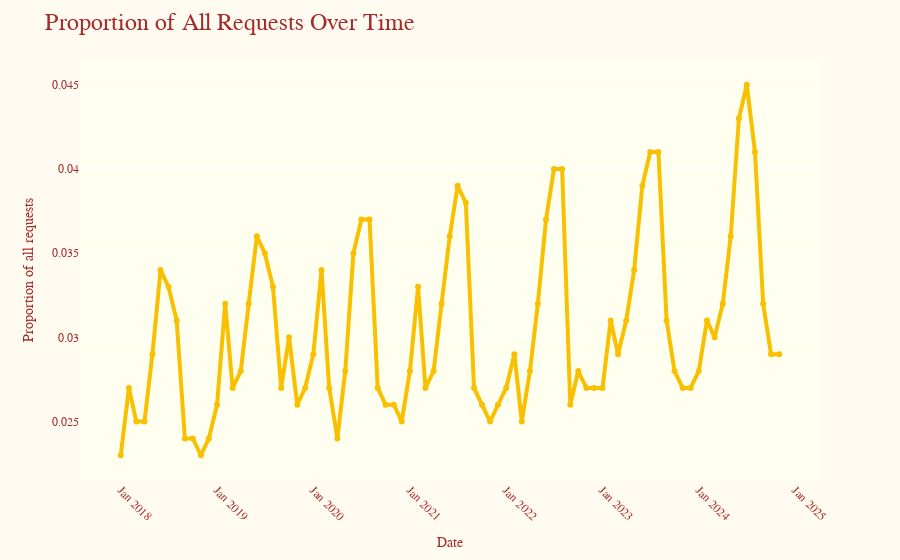

Source (notebook cell):
### Code cell
fig1 = px.line(df, 
               x='Date', 
               y='Freq', 
               markers=True, 
               template="simple_white", 
               labels={'Date': 'Date', 'Freq': 'Proportion of all requests'})

fig1.update_traces(line=dict(color='#F8C000', width=4)) 

fig1.update_layout(
    title="Proportion of All Requests Over Time",
    title_font=dict(family="serif", size=24, color="brown"),
    xaxis_title="Date",
    yaxis_title="Proportion of all requests",
    xaxis_tickformat="%b %Y",
    xaxis=dict(showgrid=False, tickangle=45), 
    yaxis=dict(showgrid=True),
    template="plotly",
    plot_bgcolor="ivory",
    paper_bgcolor="#FFFBF0", 
    font=dict(family="serif", color="brown"),
    showlegend=False
)

fig1.show()

### Figure 1 — Plotly figure (JSON) as saved in the notebook; plotly's stock layout.template omitted (floating-point values rounded to 4 significant figures)
{"data": [{"hovertemplate": "Date=%{x}<br>Proportion of all requests=%{y}<extra></extra>", "legendgroup": "", "line": {"color": "#F8C000", "dash": "solid", "width": 4}, "marker": {"symbol": "circle"}, "mode": "markers+lines", "name": "", "orientation": "v", "showlegend": false, "type": "scatter", "x": ["2018-01-01T00:00:00", "2018-02-01T00:00:00", "2018-03-01T00:00:00", "2018-04-01T00:00:00", "2018-05-01T00:00:00", "2018-06-01T00:00:00", "2018-07-01T00:00:00", "2018-08-01T00:00:00", "2018-09-01T00:00:00", "2018-10-01T00:00:00", "2018-11-01T00:00:00", "2018-12-01T00:00:00", "2019-01-01T00:00:00", "2019-02-01T00:00:00", "2019-03-01T00:00:00", "2019-04-01T00:00:00", "2019-05-01T00:00:00", "2019-06-01T00:00:00", "2019-07-01T00:00:00", "2019-08-01T00:00:00", "2019-09-01T00:00:00", "2019-10-01T00:00:00", "2019-11-01T00:00:00", "2019-12-01T00:00:00", "2020-01-01T00:00:00", "2020-02-01T00:00:00", "2020-03-01T00:00:00", "2020-04-01T00:00:00", "2020-05-01T00:00:00", "2020-06-01T00:00:00", "2020-07-01T00:00:00", "2020-08-01T00:00:00", "2020-09-01T00:00:00", "2020-10-01T00:00:00", "2020-11-01T00:00:00", "2020-12-01T00:00:00", "2021-01-01T00:00:00", "2021-02-01T00:00:00", "2021-03-01T00:00:00", "2021-04-01T00:00:00", "2021-05-01T00:00:00", "2021-06-01T00:00:00", "2021-07-01T00:00:00", "2021-08-01T00:00:00", "2021-09-01T00:00:00", "2021-10-01T00:00:00", "2021-11-01T00:00:00", "2021-12-01T00:00:00", "2022-01-01T00:00:00", "2022-02-01T00:00:00", "2022-03-01T00:00:00", "2022-04-01T00:00:00", "2022-05-01T00:00:00", "2022-06-01T00:00:00", "2022-07-01T00:00:00", "2022-08-01T00:00:00", "2022-09-01T00:00:00", "2022-10-01T00:00:00", "2022-11-01T00:00:00", "2022-12-01T00:00:00", "2023-01-01T00:00:00", "2023-02-01T00:00:00", "2023-03-01T00:00:00", "2023-04-01T00:00:00", "2023-05-01T00:00:00", "2023-06-01T00:00:00", "2023-07-01T00:00:00", "2023-08-01T00:00:00", "2023-09-01T00:00:00", "2023-10-01T00:00:00", "2023-11-01T00:00:00", "2023-12-01T00:00:00", "2024-01-01T00:00:00", "2024-02-01T00:00:00", "2024-03-01T00:00:00", "2024-04-01T00:00:00", "2024-05-01T00:00:00", "2024-06-01T00:00:00", "2024-07-01T00:00:00", "2024-08-01T00:00:00", "2024-09-01T00:00:00", "2024-10-01T00:00:00", "2024-11-01T00:00:00"], "xaxis": "x", "y": [0.023, 0.027, 0.025, 0.025, 0.029, 0.034, 0.033, 0.031, 0.024, 0.024, 0.023, 0.024, 0.026, 0.032, 0.027, 0.028, 0.032, 0.036, 0.035, 0.033, 0.027, 0.03, 0.026, 0.027, 0.029, 0.034, 0.027, 0.024, 0.028, 0.035, 0.037, 0.037, 0.027, 0.026, 0.026, 0.025, 0.028, 0.033, 0.027, 0.028, 0.032, 0.036, 0.039, 0.038, 0.027, 0.026, 0.025, 0.026, 0.027, 0.029, 0.025, 0.028, 0.032, 0.037, 0.04, 0.04, 0.026, 0.028, 0.027, 0.027, 0.027, 0.031, 0.029, 0.031, 0.034, 0.039, 0.041, 0.041, 0.031, 0.028, 0.027, 0.027, 0.028, 0.031, 0.03, 0.032, 0.036, 0.043, 0.045, 0.041, 0.032, 0.029, 0.029], "yaxis": "y"}], "layout": {"font": {"color": "brown", "family": "serif"}, "legend": {"tracegroupgap": 0}, "margin": {"t": 60}, "paper_bgcolor": "#FFFBF0", "plot_bgcolor": "ivory", "showlegend": false, "title": {"font": {"color": "brown", "family": "serif", "size": 24}, "text": "Proportion of All Requests Over Time"}, "xaxis": {"anchor": "y", "domain": [0, 1], "showgrid": false, "tickangle": 45, "tickformat": "%b %Y", "title": {"text": "Date"}}, "yaxis": {"anchor": "x", "domain": [0, 1], "showgrid": true, "title": {"text": "Proportion of all requests"}}}}
